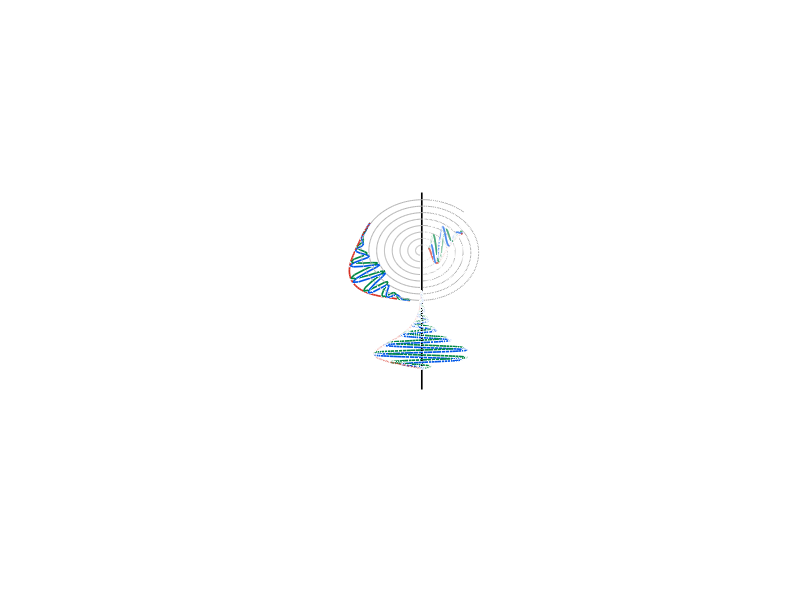

Source code (MATLAB): (Note: this script raises an error after producing the figure.)
nOctaves = 9;
nChromas = 192;

% Generate axis
axis_begin = -3.5;
axis_end = 1.5;
axis_x = [0,0];
axis_y = [axis_begin,axis_end];
axis_z = [0,0];

% Generate spiral
nPitches = nOctaves * nChromas;
spiral_r = linspace(1/nChromas,1,nPitches);
spiral_theta = 2*pi*linspace(1/nChromas,nOctaves,nPitches);
spiral_r = spiral_r(1:(end-170));
spiral_theta = spiral_theta(1:(end-170));

spiral_x = spiral_r .* sin(spiral_theta);
spiral_z = spiral_r .* cos(spiral_theta);
spiral_y = zeros(size(spiral_x));

% Generate wavelet along time
gammatone_order = 3;
bandwidth = 20;
center_frequency = 100;
sample_rate = 1000;
duration = 0.5;
amplitude_multiplier = 500;
x_begin = -3;
x_finish = -1;

nSamples = sample_rate * duration;
samples = linspace(0,duration,nSamples);
polynomial = samples.^(gammatone_order-1);
exponential = exp(-bandwidth*samples);
sine_wave = exp(1i*center_frequency*samples);
gammatone = amplitude_multiplier * polynomial .* exponential .* sine_wave;

real_wavetime_z = zeros(size(gammatone));
real_wavetime_x = real(gammatone.');
real_wavetime_y = linspace(x_begin,x_finish,nSamples);

imag_wavetime_z = zeros(size(gammatone));
imag_wavetime_x = imag(gammatone.');
imag_wavetime_y = linspace(x_begin,x_finish,nSamples);

abs_wavetime_z = zeros(size(gammatone));
abs_wavetime_x =  - abs(gammatone.');
abs_wavetime_y = linspace(x_begin,x_finish,nSamples);

% Generate wavelet along chromas
resolution = 0.25;
mother_xi = 1/2;
sigma = 2.5;
periodization_extent = 1;
chroma_theta_offset = 1/3 * pi();

original_length = nChromas;
nPeriods = 1 + periodization_extent;
periodization = periodization_extent * original_length;
mother_range_start = - original_length/2 - periodization/2;
mother_range_end = (original_length/2-1) + periodization/2;
mother_range = (mother_range_start:mother_range_end).';
range = mother_range * resolution;
numerator = - range.*range;
denominator = 2 * sigma * sigma;
ln_gaussian = numerator ./ denominator;
gaussian = exp(ln_gaussian);
wave = exp(2i*pi*mother_xi*range);
gabor = resolution * gaussian .* wave;
expanded_gabor = reshape(gabor,original_length,nPeriods);
periodized_gabor = sum(expanded_gabor,2);
gabor_DC_bias = mean(periodized_gabor);
expanded_gaussian = reshape(gaussian,original_length,nPeriods);
periodized_gaussian = sum(expanded_gaussian,2);
scaling_factor = gabor_DC_bias/mean(periodized_gaussian);
corrective_term = scaling_factor * periodized_gaussian;
periodized_morlet = periodized_gabor - corrective_term;
shifted_morlet = fftshift(periodized_morlet);
spiral_arc = 5/nChromas + linspace( ...
    (nOctaves-2)/nOctaves+1/nChromas, ...
    (nOctaves-1)/nOctaves, ...
    nChromas);
wavechroma_theta = chroma_theta_offset + 2*pi*linspace(1/nChromas,1,nChromas);
wavechroma_range = 70:130;
trimmed_morlet = shifted_morlet(wavechroma_range).';
wavechroma_theta = wavechroma_theta(wavechroma_range);

real_wavechroma_r = real(trimmed_morlet) + spiral_arc(wavechroma_range);
real_wavechroma_z = real_wavechroma_r .* cos(wavechroma_theta);
real_wavechroma_x = real_wavechroma_r .* sin(wavechroma_theta);
real_wavechroma_y = zeros(size(wavechroma_theta));

imag_wavechroma_r = imag(trimmed_morlet) + spiral_arc(wavechroma_range);
imag_wavechroma_z = imag_wavechroma_r .* cos(wavechroma_theta);
imag_wavechroma_x = imag_wavechroma_r .* sin(wavechroma_theta);
imag_wavechroma_y = zeros(size(wavechroma_theta));

abs_wavechroma_r = abs(trimmed_morlet) + spiral_arc(wavechroma_range);
abs_wavechroma_z = abs_wavechroma_r .* cos(wavechroma_theta);
abs_wavechroma_x = abs_wavechroma_r .* sin(wavechroma_theta);
abs_wavechroma_y = zeros(size(wavechroma_theta));

% Generate wavelet along octaves
gammatone_order = 3;
bandwidth = 15;
center_frequency = 30;
sample_rate = 1000;
duration = 0.5;
amplitude_multiplier = 200;
r_begin = 1 / nOctaves;
r_finish = 6 / nOctaves;
octave_theta_offset =  pi()/6;

nSamples = sample_rate * duration;
samples = linspace(0,duration,nSamples);
polynomial = samples.^(gammatone_order-1);
exponential = exp(-bandwidth*samples);
sine_wave = exp(1i*center_frequency*samples);
gammatone = amplitude_multiplier * polynomial .* exponential .* sine_wave;

waveoctave_r = linspace(r_begin,r_finish,nSamples);
waveoctave_theta = octave_theta_offset * ones(size(waveoctave_r));

real_waveoctave_x = waveoctave_r .* cos(waveoctave_theta);
real_waveoctave_z = waveoctave_r .* sin(waveoctave_theta);
real_waveoctave_y = real(gammatone);

imag_waveoctave_x = waveoctave_r .* cos(waveoctave_theta);
imag_waveoctave_z = waveoctave_r .* sin(waveoctave_theta);
imag_waveoctave_y = imag(gammatone);

abs_waveoctave_x = waveoctave_r .* cos(waveoctave_theta);
abs_waveoctave_z = waveoctave_r .* sin(waveoctave_theta);
abs_waveoctave_y = - abs(gammatone);

% Render all curves
color_blue = [0,87,231]/255;
color_green = [0,135,68]/255;
color_red = [214,45,32]/255;
color_gray = 0.7 * [1,1,1];

linewidth = 1.2;

line(real_wavetime_x,real_wavetime_y,real_wavetime_z, ...
    'Color',color_blue,'LineWidth',linewidth);
line(imag_wavetime_x,imag_wavetime_y,imag_wavetime_z, ...
    'Color',color_green,'LineWidth',linewidth);
line(abs_wavetime_x,abs_wavetime_y,abs_wavetime_z, ...
    'Color',color_red,'LineWidth',linewidth);

line(real_wavechroma_x,real_wavechroma_y,real_wavechroma_z, ...
    'Color',color_blue,'LineWidth',linewidth);
line(imag_wavechroma_x,imag_wavechroma_y,imag_wavechroma_z, ...
    'Color',color_green,'LineWidth',linewidth);
line(abs_wavechroma_x,abs_wavechroma_y,abs_wavechroma_z, ...
    'Color',color_red,'LineWidth',linewidth);

line(real_waveoctave_x,real_waveoctave_y,real_waveoctave_z, ...
    'Color',color_blue,'LineWidth',linewidth);
line(imag_waveoctave_x,imag_waveoctave_y,imag_waveoctave_z, ...
    'Color',color_green,'LineWidth',linewidth);
line(abs_waveoctave_x,abs_waveoctave_y,abs_waveoctave_z, ...
    'Color',color_red,'LineWidth',linewidth);

line(axis_x,axis_y,axis_z,'Color','k','LineWidth',1.2);

line(spiral_x,spiral_y,spiral_z,'Color',color_gray);

%% Export
axis off;
axis equal;
view([0 34]);
export_fig dafx_fig1.png -transparent